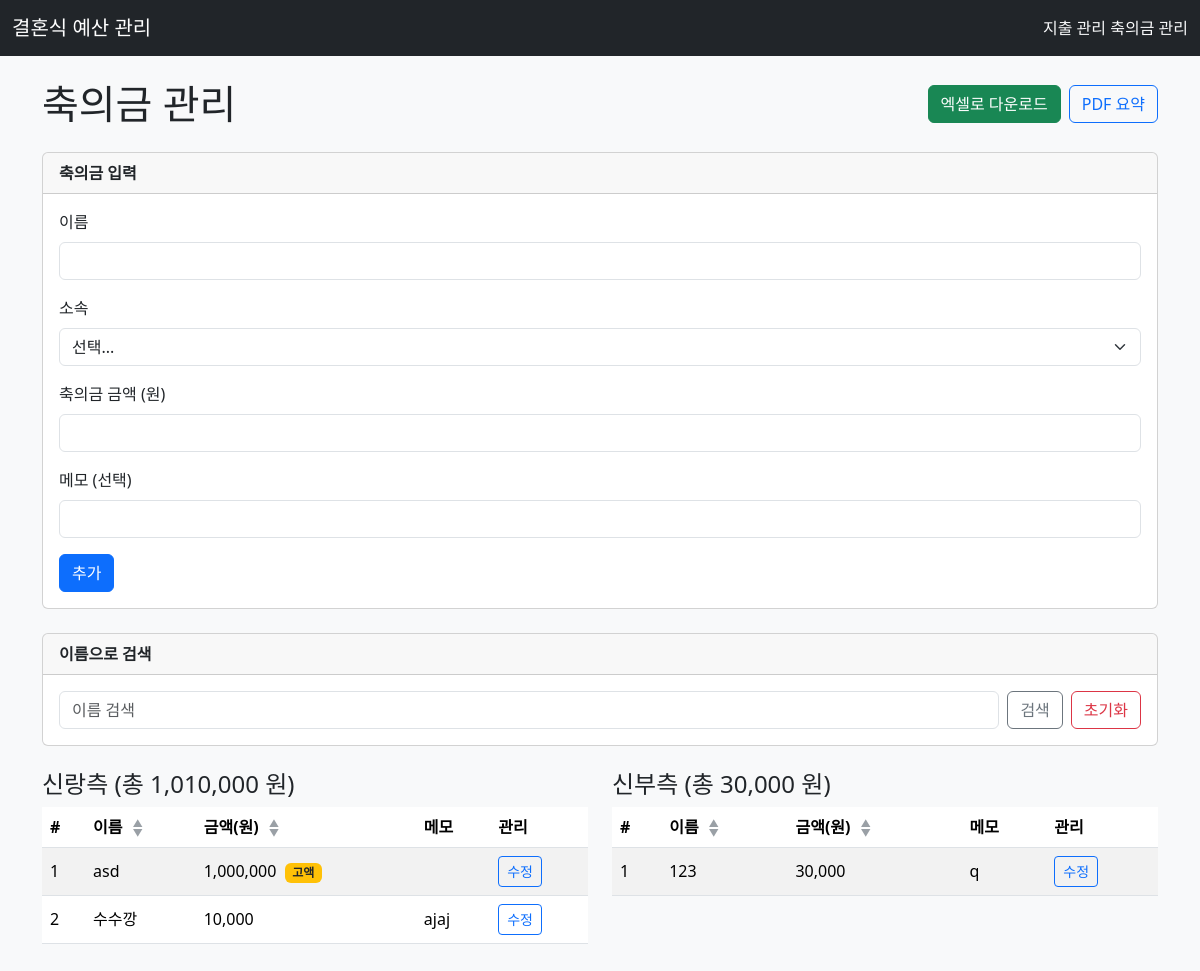
Page /guests/ on the earlier database version.
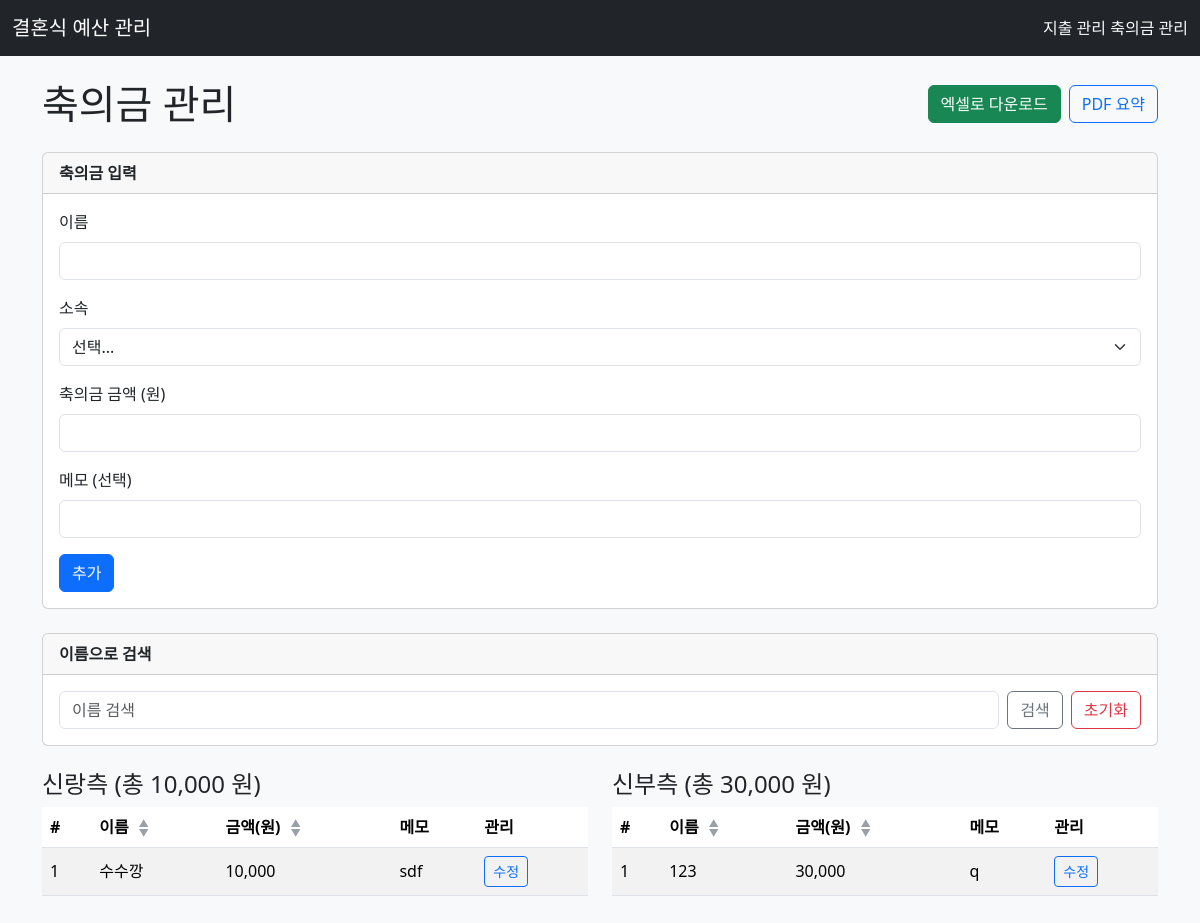
Same page on the later database version.
### models.py (models this page shows)
class Guest(db.Model):
    id = db.Column(db.Integer, primary_key=True)
    name = db.Column(db.String(50), nullable=False)
    side = db.Column(db.String(10), nullable=False)
    amount = db.Column(db.Integer, nullable=False)
    note = db.Column(db.String(200))

### guests_routes.py (the view, shortened to what this page needs)
@guests_bp.route('/', methods=['GET', 'POST'])
def list_guests():
    search_name = request.args.get('search_name', '').strip()
    sort_by, order, order_clause = _sorting_from_request(request.args)
    search_filter = _search_filter(search_name)
    groom_guests = _fetch_guests('groom', order_clause, search_filter)
    bride_guests = _fetch_guests('bride', order_clause, search_filter)
    groom_total, bride_total = _totals(search_filter)
    search_results = (
        Guest.query.filter(search_filter).order_by(order_clause, Guest.id).all()
        if search_filter is not None else []
    )
    return render_template(
        'guests.html',
        groom_guests=groom_guests,
        bride_guests=bride_guests,
        groom_total=groom_total,
        bride_total=bride_total,
        search_name=search_name,
        sort_by=sort_by,
        order=order,
        search_results=search_results,
        highlight_threshold=HIGHLIGHT_THRESHOLD
    )

### guests_routes.py (called while the page is built)
def _sorting_from_request(args) -> Tuple[str, str, object]:
    sort_by = args.get('sort_by', 'id')
    order = args.get('order', 'desc')
    sort_map = {'name': Guest.name, 'amount': Guest.amount, 'id': Guest.id}
    sort_column = sort_map.get(sort_by, Guest.id)
    order_fn = desc if order == 'desc' else asc
    return sort_by, order, order_fn(sort_column)

def _search_filter(name: str) -> Optional[object]:
    return Guest.name.contains(name) if name else None

def _fetch_guests(side: str, order_clause, search_filter=None):
    query = Guest.query.filter(Guest.side == side)
    if search_filter is not None:
        query = query.filter(search_filter)
    return query.order_by(order_clause, Guest.id).all()

def _totals(search_filter=None) -> Tuple[int, int]:
    totals_query = db.session.query(
        func.coalesce(func.sum(case((Guest.side == 'groom', Guest.amount), else_=0)), 0).label('groom_total'),
        func.coalesce(func.sum(case((Guest.side == 'bride', Guest.amount), else_=0)), 0).label('bride_total')
    )
    if search_filter is not None:
        totals_query = totals_query.filter(search_filter)
    totals = totals_query.first()
    return (totals.groom_total or 0, totals.bride_total or 0)

### templates/guests.html (shortened to what this page needs)
{% extends 'base.html' %}
{% block content %}
<div class="d-flex justify-content-between align-items-center mb-4">
    <h1 class="mb-0">축의금 관리</h1>
    <div class="d-flex gap-2">
        <a href="{{ url_for('guests.export_excel') }}" class="btn btn-success">엑셀로 다운로드</a>
        <a href="{{ url_for('guests.export_pdf') }}" class="btn btn-outline-primary">PDF 요약</a>
    </div>
</div>
<div class="card mb-4">
    <div class="card-header">축의금 입력</div>
    <div class="card-body">
        <form method="post">
            <div class="mb-3">
                <label class="form-label">이름</label>
                <input type="text" name="name" class="form-control" required>
            </div>
            <div class="mb-3">
                <label class="form-label">소속</label>
                <select name="side" class="form-select" required>
                    <option value="">선택...</option>
                </select>
            </div>
            <div class="mb-3">
                <label class="form-label">축의금 금액 (원)</label>
                <input type="number" name="amount" class="form-control" min="0" required>
            </div>
            <div class="mb-3">
                <label class="form-label">메모 (선택)</label>
                <input type="text" name="note" class="form-control">
            </div>
            <button type="submit" class="btn btn-primary">추가</button>
        </form>
    </div>
</div>
<div class="card mb-4">
    <div class="card-header">이름으로 검색</div>
    <div class="card-body">
        <form method="get" class="row g-2 align-items-center">
            <div class="col">
                <input type="text" name="search_name" class="form-control"
                       placeholder="이름 검색" value="{{ search_name }}">
            </div>
            <div class="col-auto">
                <button class="btn btn-outline-secondary" type="submit">검색</button>
            </div>
            <div class="col-auto">
                <a href="{{ url_for('guests.list_guests') }}" class="btn btn-outline-danger">초기화</a>
            </div>
        </form>
    </div>
</div>
<div class="row">
    <div class="col-md-6 mb-4">
        <h4>신랑측 (총 {{ "{:,}".format(groom_total) }} 원)</h4>
        <table class="table table-striped align-middle">
            <thead>
                <tr>
                    <th>#</th>
                    <th>
                        이름
                        <span class="sort-toggle">
                            <a href="{{ url_for('guests.list_guests', search_name=search_name, sort_by='name', order='asc') }}"
                               class="{% if sort_by == 'name' and order == 'asc' %}active{% endif %}">&#9650;</a>
                            <a href="{{ url_for('guests.list_guests', search_name=search_name, sort_by='name', order='desc') }}"
                               class="{% if sort_by == 'name' and order == 'desc' %}active{% endif %}">&#9660;</a>
                        </span>
                    </th>
                    <th>
                        금액(원)
                        <span class="sort-toggle">
                            <a href="{{ url_for('guests.list_guests', search_name=search_name, sort_by='amount', order='asc') }}"
                               class="{% if sort_by == 'amount' and order == 'asc' %}active{% endif %}">&#9650;</a>
                            <a href="{{ url_for('guests.list_guests', search_name=search_name, sort_by='amount', order='desc') }}"
                               class="{% if sort_by == 'amount' and order == 'desc' %}active{% endif %}">&#9660;</a>
                        </span>
                    </th>
                    <th>메모</th>
                    <th>관리</th>
                </tr>
            </thead>
            <tbody>
                {% for guest in groom_guests %}
                    <tr>
                        <td>{{ loop.index }}</td>
                        <td>{{ guest.name }}</td>
                        <td>
                            {{ "{:,}".format(guest.amount) }}
                            {% if guest.amount >= highlight_threshold %}
                                <span class="badge bg-warning text-dark ms-1">고액</span>
                            {% endif %}
                        </td>
                        <td>{{ guest.note }}</td>
                        <td>
                            <button type="button"
                                    class="btn btn-sm btn-outline-primary"
                                    data-edit
                                    data-id="{{ guest.id }}"
                                    data-name="{{ guest.name|e }}"
                                    data-side="{{ guest.side }}"
                                    data-amount="{{ guest.amount }}"
                                    data-note="{{ guest.note|default('', true)|e }}"
                                    data-edit-url="{{ url_for('guests.edit_guest', guest_id=guest.id) }}"
                                    data-delete-url="{{ url_for('guests.delete_guest', guest_id=guest.id) }}">
                                수정
                            </button>
                        </td>
                    </tr>
                {% else %}
                    <tr>
                        <td colspan="5" class="text-center">등록된 신랑측 축의금이 없습니다.</td>
                    </tr>
                {% endfor %}
            </tbody>
        </table>
    </div>
    <div class="col-md-6 mb-4">
        <h4>신부측 (총 {{ "{:,}".format(bride_total) }} 원)</h4>
        <table class="table table-striped align-middle">
            <thead>
                <tr>
                    <th>#</th>
                    <th>
                        이름
                        <span class="sort-toggle">
                            <a href="{{ url_for('guests.list_guests', search_name=search_name, sort_by='name', order='asc') }}"
                               class="{% if sort_by == 'name' and order == 'asc' %}active{% endif %}">&#9650;</a>
                            <a href="{{ url_for('guests.list_guests', search_name=search_name, sort_by='name', order='desc') }}"
                               class="{% if sort_by == 'name' and order == 'desc' %}active{% endif %}">&#9660;</a>
                        </span>
                    </th>
                    <th>
                        금액(원)
                        <span class="sort-toggle">
                            <a href="{{ url_for('guests.list_guests', search_name=search_name, sort_by='amount', order='asc') }}"
                               class="{% if sort_by == 'amount' and order == 'asc' %}active{% endif %}">&#9650;</a>
                            <a href="{{ url_for('guests.list_guests', search_name=search_name, sort_by='amount', order='desc') }}"
                               class="{% if sort_by == 'amount' and order == 'desc' %}active{% endif %}">&#9660;</a>
                        </span>
                    </th>
                    <th>메모</th>
                    <th>관리</th>
                </tr>
            </thead>
            <tbody>
                {% for guest in bride_guests %}
                    <tr>
                        <td>{{ loop.index }}</td>
                        <td>{{ guest.name }}</td>
                        <td>{{ "{:,}".format(guest.amount) }}</td>
                        <td>{{ guest.note }}</td>
                        <td>
                            <button type="button"
                                    class="btn btn-sm btn-outline-primary"
                                    data-edit
                                    data-id="{{ guest.id }}"
                                    data-name="{{ guest.name|e }}"
                                    data-side="{{ guest.side }}"
                                    data-amount="{{ guest.amount }}"
                                    data-note="{{ guest.note|default('', true)|e }}"
                                    data-edit-url="{{ url_for('guests.edit_guest', guest_id=guest.id) }}"
                                    data-delete-url="{{ url_for('guests.delete_guest', guest_id=guest.id) }}">
                                수정
                            </button>
                        </td>
                    </tr>
                {% else %}
                    <tr>
                        <td colspan="5" class="text-center">등록된 신부측 축의금이 없습니다.</td>
                    </tr>
                {% endfor %}
            </tbody>
        </table>
    </div>
</div>
{% endblock %}

### templates/base.html (shortened to what this page needs)
<!DOCTYPE html>
<html lang="ko">
<head>
    <link
        href="https://cdn.jsdelivr.net/npm/bootstrap@5.3.3/dist/css/bootstrap.min.css"
        rel="stylesheet"
    >
    <link
        rel="stylesheet"
        href="https://cdn.jsdelivr.net/npm/bootstrap-icons@1.11.3/font/bootstrap-icons.css"
    >
    <link rel="stylesheet" href="{{ url_for('static', filename='style.css') }}">
</head>
<body>
<nav class="navbar navbar-expand-lg navbar-dark bg-dark mb-4">
    <div class="container-fluid">
        <a class="navbar-brand" href="{{ url_for('dashboard.index') }}">결혼식 예산 관리</a>
        <div>
            <a class="nav-link d-inline text-light" href="{{ url_for('expenses.list_expenses') }}">지출 관리</a>
            <a class="nav-link d-inline text-light" href="{{ url_for('guests.list_guests') }}">축의금 관리</a>
        </div>
    </div>
</nav>
<div class="container mb-4">
    {% block content %}{% endblock %}
</div>
</body>
</html>

### static/style.css (style rules this page uses)
body { background-color: #f8f9fa; }
.card-header { font-weight: bold; }

### templates/guests.html (style rules this page uses)
.sort-toggle { display: inline-flex; flex-direction: column; line-height: 1; margin-left: 4px; vertical-align: middle; }
.sort-toggle a { display: flex; align-items: center; justify-content: center; width: 14px; height: 10px; font-size: 10px; color: #9aa0a6; text-decoration: none; }

Differences in the rows shown:
removed Guest: name "asd", amount "1,000,000", shows "고액", shown under "신랑측 (총 1,010,000 원)"
changed Guest "수수깡": note "ajaj" → "sdf"
Other differences:
{{ "{:,}".format(groom_total) }}: "1,010,000" → "10,000"
